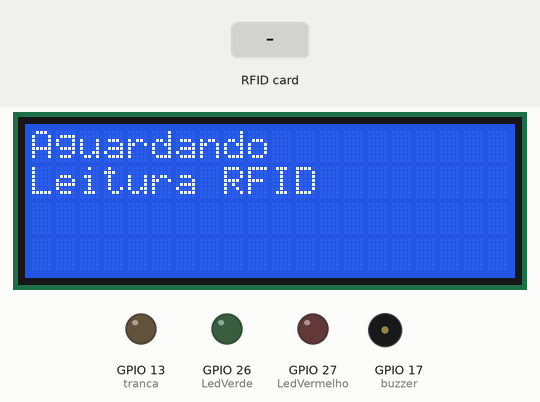
Recording of a sketch running on a simulated ESP32. Shown: 20×4 character LCD, output pins drawn as LEDs (lit = HIGH), buzzer (waves = sounding, pin HIGH). The test bench sets the inputs (shaded band). What the sketch prints to the serial monitor is not drawn.

Above: at 1.3 s.
1.4 s: RFID card 62 92 7C 1C held to the reader
At 2.2 s:
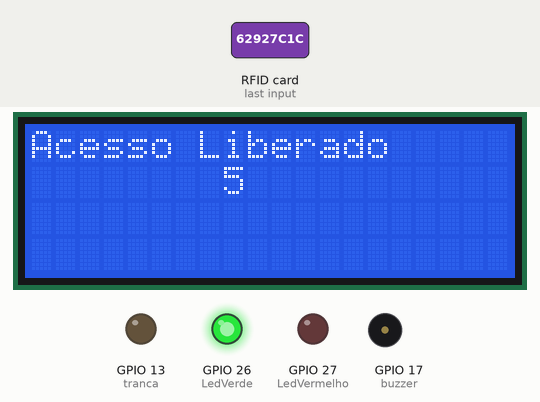
4.4 s: RFID card 2D CA 08 1C held to the reader
At 7.1 s:
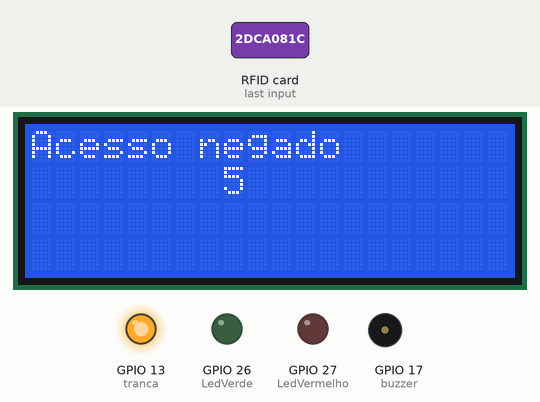
At 12.3 s:
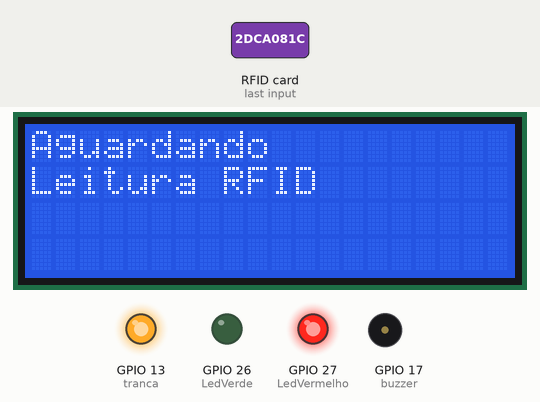
Timing chart, 0 to 13.4 s (numbered marks = the images above; inputs shaded):
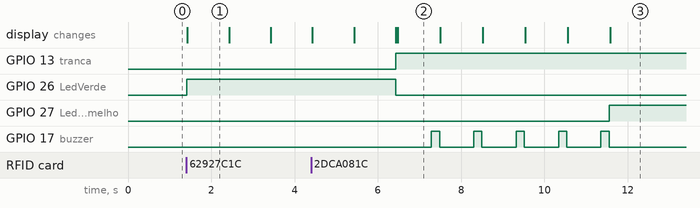

The sketch:

TrancaRFID.ino
```cpp
// algumas bibliotecas
#include <SPI.h>
#include <MFRC522.h>
#include <Wire.h>
#include <LiquidCrystal_I2C.h>

// Definiremos o id que sera liberado o acesso

#define ID1 "62 92 7C 1C"
#define ID2 "2D CA 08 1C"
//String RFIDouNFC1 = "62 92 7C 1C";
//String RFIDouNFC2 = "2D CA 08 1C";
//String RFIDouNFC3 = "CA 75 DD 23";
//String RFIDouNFC4 = "XX XX XX XX";

//define alguns pinos do esp32 que serao conectados aos modulos e componentes
#define LedVerde 26
#define LedVermelho 27
#define tranca 13
#define buzzer 17
#define SS_PIN 5
#define RST_PIN 2

MFRC522 mfrc522(SS_PIN, RST_PIN);   // define os pinos de controle do modulo de leitura de cartoes RFID
LiquidCrystal_I2C lcd(0x27, 20, 4); // define informacoes do lcd como o endereço I2C (0x27) e tamanho do mesmo

void setup()
{
  SPI.begin();   // inicia a comunicacao SPI que sera usada para comunicacao com o mudulo RFID

  lcd.begin();   // inicia o lcd

  mfrc522.PCD_Init();  //inicia o modulo RFID

  Serial.begin(115200);  // inicia a comunicacao serial com o computador na velocidade de 115200 baud rate

  Serial.println("RFID + ESP32");
  Serial.println("Passe alguma tag RFID para verificar o id da mesma.");

  // define alguns pinos como saida
  pinMode(LedVerde, OUTPUT);
  pinMode(LedVermelho, OUTPUT);
  pinMode(tranca, OUTPUT);
  pinMode(buzzer, OUTPUT);
}

void loop() {

  lcd.home();                // bota o cursor do lcd na posicao inicial
  lcd.print("Aguardando");   // imprime na primeira linha a string "Aguardando"
  lcd.setCursor(0,1);        // seta o cursor para a segunda linha
  lcd.print("Leitura RFID"); // mostra na tela a string "Leitura RFID"

  if ( ! mfrc522.PICC_IsNewCardPresent()) {
     return;                 // se nao tiver um cartao para ser lido recomeça o void loop
  }
  if ( ! mfrc522.PICC_ReadCardSerial()) {
    return;                  //se nao conseguir ler o cartao recomeça o void loop tambem
  }

  String conteudo = "";      // cria uma string

  Serial.print("id da tag :"); //imprime na serial o id do cartao

  for (byte i = 0; i < mfrc522.uid.size; i++){       // faz uma verificacao dos bits da memoria do cartao
     //ambos comandos abaixo vão concatenar as informacoes do cartao...
     //porem os 2 primeiros irao mostrar na serial e os 2 ultimos guardarao os valores na string de conteudo para fazer as verificacoes
     Serial.print(mfrc522.uid.uidByte[i] < 0x10 ? " 0" : " ");
     Serial.print(mfrc522.uid.uidByte[i], HEX);
     conteudo.concat(String(mfrc522.uid.uidByte[i] < 0x10 ? " 0" : " "));
     conteudo.concat(String(mfrc522.uid.uidByte[i], HEX));
  }
Serial.println();
  conteudo.toUpperCase();                      // deixa as letras da string todas maiusculas


  if (conteudo.substring(1) == ID1){ // verifica se o ID do cartao lido tem o mesmo ID do cartao que queremos liberar o acesso

      digitalWrite(LedVerde, HIGH);            // ligamos o led verde
      lcd.clear();                             // limpamos oque havia sido escrito no lcd
      lcd.print("Acesso Liberado");            // informamos pelo lcd que a tranca foi aberta

      digitalWrite(tranca, LOW);              //abrimos a tranca por 5 segundos

      for(byte s = 5; s > 0; s--){             //vai informando ao usuario quantos segundos faltao para a tranca ser fechada
        lcd.setCursor(8,1);
        lcd.print(s);
        delay(1000);
      }

      digitalWrite(tranca, HIGH);               // fecha a tranca
      digitalWrite(LedVerde, LOW);             // e desliga o led
      lcd.clear();                             // limpa os caracteres q estao escritos no lcd

  }else{                                       // caso o cartao lido nao foi registrado

    digitalWrite(LedVermelho, LOW);           // vamos ligar o led vermelho

    for(byte s = 5; s > 0; s--){               // uma contagem / espera para poder fazer uma nova leitura

        lcd.clear();                           // limpa as informacoes que estao na tela
        lcd.home();                            // nota na posicao inicial
        lcd.print("Acesso negado");            // infoma ao usuario que ele nao tem acesso
        lcd.setCursor(8,1);                    // coloca o cursor na coluna 8 da linha 2
        lcd.print(s);                          // informa quantos segundos faltam para pode fazer uma nova leitura


        // faz o buzzer emitir um bip por segundo
          delay(800);
          digitalWrite(buzzer, HIGH);
          delay(200);
          digitalWrite(buzzer, LOW);

      }
        digitalWrite(LedVermelho, HIGH);         // desliga o led vermelho
        lcd.clear();                            // limpa as informacoes do lcd
    }

 // recomeça
}
```

Measured:
- after the input at 1.4 s, GPIO 26 (LedVerde): LOW → HIGH at once; the display: changes at once (image 1)
- after the input at 4.4 s, GPIO 27 (LedVermelho): LOW → HIGH after 7.2 s; GPIO 17 (buzzer): alternates HIGH for 0.20 s and LOW for 0.82 s, 10 changes in all, then stays LOW, starting after 2.9 s; the display: first differs from a run without the input after 2.1 s (image 2)
- what the display in image 1 shows lasts 1.0 s, from 1.4 s to 2.4 s
